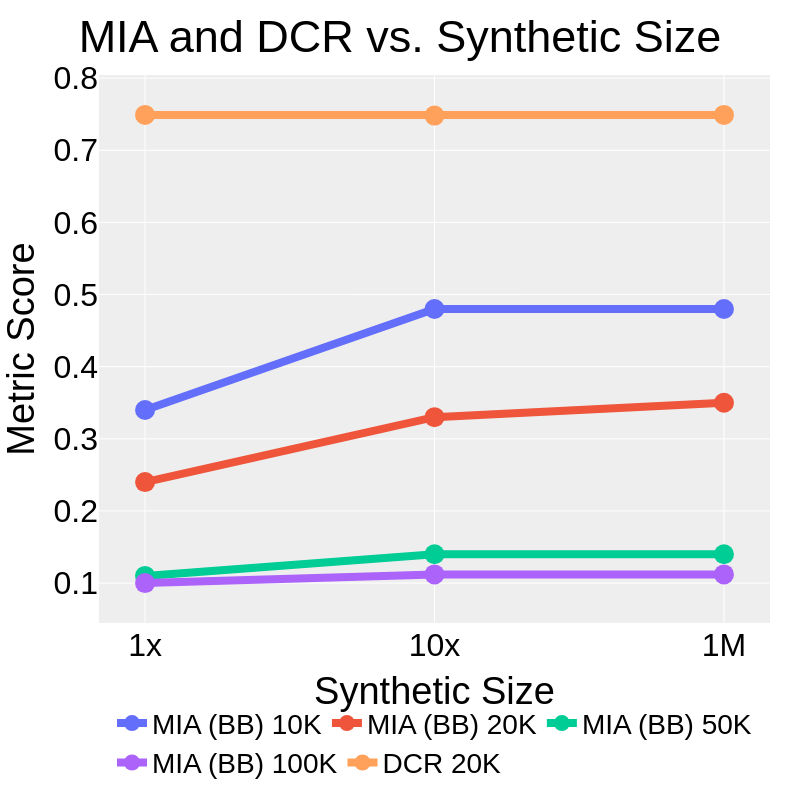

This figure's notebook cell:
### Code cell
# Synthetic Size figure
df = {"Synthetic Size": synthetic_size, "MIA (BB) 10K": bb_10k, "MIA (BB) 20K": bb_20k, "MIA (BB) 50K": bb_50k, "MIA (BB) 100K": bb_100k, "DCR 20K": dcr_20k}

fig = px.line(
    data_frame=df,
    x="Synthetic Size",
    y=["MIA (BB) 10K", "MIA (BB) 20K", "MIA (BB) 50K", "MIA (BB) 100K", "DCR 20K"],
    markers=True,
    title="MIA and DCR vs. Synthetic Size",
)
fig.update_layout(
    xaxis=dict(
        tickmode='array',  # Set tickmode to 'array' to use tickvals/ticktext
        tickvals=["1x", "10x", "1M"],   # Specify the x-coordinates of your data points as tick values
    ),
)
fig.update_xaxes(
    matches=None, tickangle=0, title_font_family="Helvetica", tickfont_family="Helvetica", tickfont_size=FONT_SIZE,
)
fig.update_yaxes(
    matches=None, title = "Metric Score", tickangle=0, title_font_family="Helvetica", tickfont_family="Helvetica", tickfont_size=FONT_SIZE,
)
fig.update_traces(marker=dict(size=20), line=dict(width=8))

customize_figure_layout(fig)
save_and_display_figure(fig, "mia_dcr_synthetic_size", plots_dir)

### Figure 1 — Plotly figure (JSON) as saved in the notebook; plotly's stock layout.template omitted (floating-point values rounded to 4 significant figures)
{"data": [{"hovertemplate": "variable=MIA (BB) 10K<br>Synthetic Size=%{x}<br>value=%{y}<extra></extra>", "legendgroup": "MIA (BB) 10K", "line": {"color": "#636efa", "dash": "solid", "width": 8}, "marker": {"size": 20, "symbol": "circle"}, "mode": "lines+markers", "name": "MIA (BB) 10K", "orientation": "v", "showlegend": true, "type": "scatter", "x": ["1x", "10x", "1M"], "xaxis": "x", "y": [0.34, 0.48, 0.48], "yaxis": "y"}, {"hovertemplate": "variable=MIA (BB) 20K<br>Synthetic Size=%{x}<br>value=%{y}<extra></extra>", "legendgroup": "MIA (BB) 20K", "line": {"color": "#EF553B", "dash": "solid", "width": 8}, "marker": {"size": 20, "symbol": "circle"}, "mode": "lines+markers", "name": "MIA (BB) 20K", "orientation": "v", "showlegend": true, "type": "scatter", "x": ["1x", "10x", "1M"], "xaxis": "x", "y": [0.24, 0.33, 0.35], "yaxis": "y"}, {"hovertemplate": "variable=MIA (BB) 50K<br>Synthetic Size=%{x}<br>value=%{y}<extra></extra>", "legendgroup": "MIA (BB) 50K", "line": {"color": "#00cc96", "dash": "solid", "width": 8}, "marker": {"size": 20, "symbol": "circle"}, "mode": "lines+markers", "name": "MIA (BB) 50K", "orientation": "v", "showlegend": true, "type": "scatter", "x": ["1x", "10x", "1M"], "xaxis": "x", "y": [0.11, 0.14, 0.14], "yaxis": "y"}, {"hovertemplate": "variable=MIA (BB) 100K<br>Synthetic Size=%{x}<br>value=%{y}<extra></extra>", "legendgroup": "MIA (BB) 100K", "line": {"color": "#ab63fa", "dash": "solid", "width": 8}, "marker": {"size": 20, "symbol": "circle"}, "mode": "lines+markers", "name": "MIA (BB) 100K", "orientation": "v", "showlegend": true, "type": "scatter", "x": ["1x", "10x", "1M"], "xaxis": "x", "y": [0.1, 0.112, 0.112], "yaxis": "y"}, {"hovertemplate": "variable=DCR 20K<br>Synthetic Size=%{x}<br>value=%{y}<extra></extra>", "legendgroup": "DCR 20K", "line": {"color": "#FFA15A", "dash": "solid", "width": 8}, "marker": {"size": 20, "symbol": "circle"}, "mode": "lines+markers", "name": "DCR 20K", "orientation": "v", "showlegend": true, "type": "scatter", "x": ["1x", "10x", "1M"], "xaxis": "x", "y": [0.749, 0.748, 0.749], "yaxis": "y"}], "layout": {"font": {"color": "black", "family": "Helvetica", "size": 32}, "height": 800, "legend": {"font": {"size": 28}, "orientation": "h", "title": {"font": {"family": "Helvetica"}, "text": ""}, "tracegroupgap": 0, "valign": "top", "x": 0.5, "xanchor": "center", "y": -0.3, "yanchor": "bottom"}, "margin": {"b": 25, "l": 30, "r": 30, "t": 75}, "plot_bgcolor": "#eeeeee", "title": {"font": {"family": "Helvetica"}, "text": "MIA and DCR vs. Synthetic Size", "x": 0.5, "y": 0.975}, "width": 800, "xaxis": {"anchor": "y", "domain": [0, 1], "tickangle": 0, "tickfont": {"family": "Helvetica", "size": 32}, "tickmode": "array", "tickvals": ["1x", "10x", "1M"], "title": {"font": {"family": "Helvetica"}, "text": "Synthetic Size"}}, "yaxis": {"anchor": "x", "domain": [0, 1], "tickangle": 0, "tickfont": {"family": "Helvetica", "size": 32}, "title": {"font": {"family": "Helvetica"}, "text": "Metric Score"}}}}
